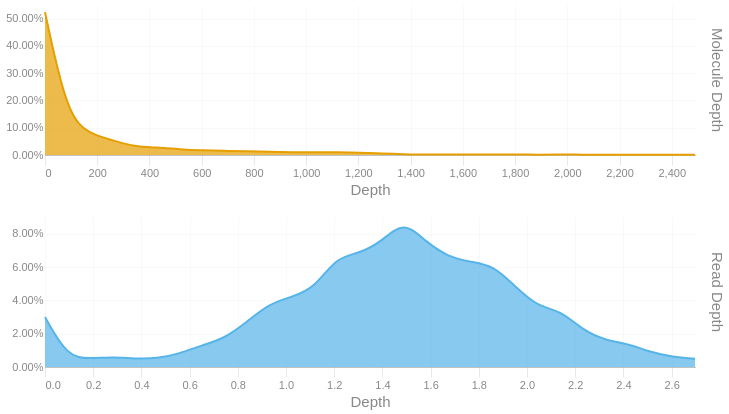

Notebook code cell kept with this figure:
### Code cell
readdep = depth_hist(tb['Read Depth'], q99, 3)
readdep = readdep.with_columns(pl.lit('Read Depth').alias('Metric'))
if not SKIPLR:
    moldep = depth_hist(tb['Molecule Depth'], mol_q99, 1)
    moldep = moldep.with_columns(pl.lit('Molecule Depth').alias('Metric'))
    _hist = pl.concat([readdep, moldep])
    _hist = _hist.filter(pl.col('Proportion') != 0)
    with SafeRender(_hist):
        (
            alt.Chart(_hist)        
            .mark_area(interpolate = "basis")
            .encode(
                x=alt.X('Bin:Q').scale(domainMin=0).axis(alt.Axis(title='Depth')),
                y = alt.Y('Proportion:Q', title = None).axis(format = '.2%'),
                color = alt.Color('Metric:N').legend(None),
                row = alt.Row("Metric:N").header(title = None, labelOrient = 'right'),
                tooltip = [
                    alt.Tooltip("Metric:N", title = "Metric"),
                    alt.Tooltip('Interval:N', title = "Depth Interval"),
                    alt.Tooltip('Proportion:Q', title = "% Alignments").format('.2%')
                ]
            )
            .resolve_scale(x='independent', y='independent')
            .properties(
                height = 150, width = 650,
                usermeta={'embedOptions': {'downloadFileName': f'{samplename}.depth.hist'}}
            )
        ).display()
else:
    readdep = readdep.filter(pl.col('Proportion') != 0)
    with SafeRender(readdep):
        (
            alt.Chart(readdep)        
            .mark_area(interpolate = "basis")
            .encode(
                x=alt.X('Bin:Q').scale(domainMin=0).axis(alt.Axis(title='Depth')),
                y = alt.Y('Proportion:Q', title = None).axis(format = '.2%'),
                tooltip = [
                    alt.Tooltip('Interval:N', title = "Depth Interval"),
                    alt.Tooltip('Proportion:Q', title = "% Alignments").format('.2%')
                ]
            )
            .properties(
                usermeta={'embedOptions': {'downloadFileName': f'{samplename}.depth.hist'}}
            )
        ).display()

### Figure 1 — Vega-Lite specification as saved in the notebook (floating-point values rounded to 4 significant figures)
{"width": 650, "height": 150, "config": {"title": {"anchor": "start", "dy": -15, "fontSize": 18, "color": "#888888", "subtitleColor": "#888888", "subtitleFontSize": 14}, "arc": {"fill": "#0072B2"}, "axis": {"domainColor": "#888888", "domainWidth": 0.5, "gridWidth": 0.2, "grid": false, "titleFontWeight": 400, "titleFontSize": 15, "labelFontSize": 11, "labelColor": "#888888", "tickColor": "#888888", "tickWidth": 0.2, "titleColor": "#888888"}, "axisBand": {"grid": false}, "axisX": {"grid": true, "tickSize": 10, "domainCap": "round"}, "axisY": {"domain": false, "grid": true, "tickSize": 0, "domainCap": "round"}, "background": "transparent", "header": {"labelFontSize": 15, "labelColor": "#888888", "titleFontSize": 15, "titleFontWeight": 600, "titleColor": "#888888"}, "legend": {"labelFont": "sans-serif", "labelFontSize": 12, "labelColor": "#888888", "symbolSize": 100, "symbolType": "circle", "titleFontSize": 12, "titlePadding": 10, "titleColor": "#888888", "title": null}, "range": {"category": ["#E69F00", "#56B4E9", "#009E73", "#F0E442", "#0072B2", "#D55E00", "#CC79A7", "#000000"], "diverging": ["#cfe8f3", "#a2d4ec", "#73bfe2", "#46abdb", "#1696d2", "#12719e"]}, "area": {"fill": "#0072B2", "fillOpacity": 0.7, "line": true, "strokeOpacity": 0.7}, "line": {"color": "#0072B2", "stroke": "#0072B2", "strokeWidth": 2}, "trail": {"color": "#0072B2", "stroke": "#0072B2", "strokeWidth": 0, "size": 1}, "point": {"filled": true, "fillOpacity": 1.0, "size": 95}, "text": {"color": "#888888", "fontSize": 11, "align": "right", "fontWeight": 400, "size": 11}, "bar": {"fill": "#0072B2", "stroke": null}, "view": {"stroke": null, "continuousWidth": 660, "continuousHeight": 400}}, "data": {"name": "data-b7dfefeb985f5053a7ca391b07338bf6"}, "mark": {"type": "area", "interpolate": "basis"}, "encoding": {"color": {"field": "Metric", "legend": null, "type": "nominal"}, "row": {"field": "Metric", "header": {"title": null, "labelOrient": "right"}, "type": "nominal"}, "tooltip": [{"field": "Metric", "title": "Metric", "type": "nominal"}, {"field": "Interval", "title": "Depth Interval", "type": "nominal"}, {"field": "Proportion", "format": ".2%", "title": "% Alignments", "type": "quantitative"}], "x": {"axis": {"title": "Depth"}, "field": "Bin", "scale": {"domainMin": 0}, "type": "quantitative"}, "y": {"axis": {"format": ".2%"}, "field": "Proportion", "title": null, "type": "quantitative"}}, "resolve": {"scale": {"x": "independent", "y": "independent"}}, "usermeta": {"embedOptions": {"downloadFileName": "S1_Musquodoboit_026.depth.hist"}}, "$schema": "https://vega.github.io/schema/vega-lite/v6.1.0.json", "datasets": {"data-b7dfefeb985f5053a7ca391b07338bf6": [{"Bin": 0.0, "Interval": "0.0-0.093", "Proportion": 0.03, "Metric": "Read Depth"}, {"Bin": 0.093, "Interval": "0.093-0.186", "Proportion": 0.006, "Metric": "Read Depth"}, {"Bin": 0.186, "Interval": "0.186-0.279", "Proportion": 0.005, "Metric": "Read Depth"}, {"Bin": 0.279, "Interval": "0.279-0.372", "Proportion": 0.006, "Metric": "Read Depth"}, {"Bin": 0.372, "Interval": "0.372-0.465", "Proportion": 0.005, "Metric": "Read Depth"}, {"Bin": 0.465, "Interval": "0.465-0.558", "Proportion": 0.005, "Metric": "Read Depth"}, {"Bin": 0.558, "Interval": "0.558-0.651", "Proportion": 0.008, "Metric": "Read Depth"}, {"Bin": 0.651, "Interval": "0.651-0.744", "Proportion": 0.013, "Metric": "Read Depth"}, {"Bin": 0.744, "Interval": "0.744-0.837", "Proportion": 0.017, "Metric": "Read Depth"}, {"Bin": 0.837, "Interval": "0.837-0.93", "Proportion": 0.027, "Metric": "Read Depth"}, {"Bin": 0.93, "Interval": "0.93-1.023", "Proportion": 0.038, "Metric": "Read Depth"}, {"Bin": 1.023, "Interval": "1.023-1.116", "Proportion": 0.042, "Metric": "Read Depth"}, {"Bin": 1.116, "Interval": "1.116-1.209", "Proportion": 0.047, "Metric": "Read Depth"}, {"Bin": 1.209, "Interval": "1.209-1.302", "Proportion": 0.066, "Metric": "Read Depth"}, {"Bin": 1.302, "Interval": "1.302-1.395", "Proportion": 0.068, "Metric": "Read Depth"}, {"Bin": 1.395, "Interval": "1.395-1.488", "Proportion": 0.075, "Metric": "Read Depth"}, {"Bin": 1.488, "Interval": "1.488-1.581", "Proportion": 0.088, "Metric": "Read Depth"}, {"Bin": 1.581, "Interval": "1.581-1.674", "Proportion": 0.075, "Metric": "Read Depth"}, {"Bin": 1.674, "Interval": "1.674-1.767", "Proportion": 0.066, "Metric": "Read Depth"}, {"Bin": 1.767, "Interval": "1.767-1.86", "Proportion": 0.063, "Metric": "Read Depth"}, {"Bin": 1.86, "Interval": "1.86-1.953", "Proportion": 0.061, "Metric": "Read Depth"}, {"Bin": 1.953, "Interval": "1.953-2.046", "Proportion": 0.048, "Metric": "Read Depth"}, {"Bin": 2.046, "Interval": "2.046-2.139", "Proportion": 0.036, "Metric": "Read Depth"}, {"Bin": 2.139, "Interval": "2.139-2.232", "Proportion": 0.034, "Metric": "Read Depth"}, {"Bin": 2.232, "Interval": "2.232-2.325", "Proportion": 0.022, "Metric": "Read Depth"}, {"Bin": 2.325, "Interval": "2.325-2.418", "Proportion": 0.016, "Metric": "Read Depth"}, {"Bin": 2.418, "Interval": "2.418-2.511", "Proportion": 0.014, "Metric": "Read Depth"}, {"Bin": 2.511, "Interval": "2.511-2.604", "Proportion": 0.009, "Metric": "Read Depth"}, {"Bin": 2.604, "Interval": "2.604-2.697", "Proportion": 0.006, "Metric": "Read Depth"}, {"Bin": 2.697, "Interval": "2.697-2.79", "Proportion": 0.005, "Metric": "Read Depth"}, {"Bin": 0.0, "Interval": "0.0-85.8", "Proportion": 0.524, "Metric": "Molecule Depth"}, {"Bin": 85.8, "Interval": "85.8-171.7", "Proportion": 0.142, "Metric": "Molecule Depth"}, {"Bin": 171.7, "Interval": "171.7-257.5", "Proportion": 0.076, "Metric": "Molecule Depth"}, {"Bin": 257.5, "Interval": "257.5-343.3", "Proportion": 0.055, "Metric": "Molecule Depth"}, {"Bin": 343.3, "Interval": "343.3-429.1", "Proportion": 0.03, "Metric": "Molecule Depth"}, {"Bin": 429.1, "Interval": "429.1-515.0", "Proportion": 0.028, "Metric": "Molecule Depth"}, {"Bin": 515.0, "Interval": "515.0-600.8", "Proportion": 0.021, "Metric": "Molecule Depth"}, {"Bin": 600.8, "Interval": "600.8-686.6", "Proportion": 0.017, "Metric": "Molecule Depth"}, {"Bin": 686.6, "Interval": "686.6-772.4", "Proportion": 0.015, "Metric": "Molecule Depth"}, {"Bin": 772.4, "Interval": "772.4-858.3", "Proportion": 0.014, "Metric": "Molecule Depth"}, {"Bin": 858.3, "Interval": "858.3-944.1", "Proportion": 0.012, "Metric": "Molecule Depth"}, {"Bin": 944.1, "Interval": "944.1-1029.9", "Proportion": 0.01, "Metric": "Molecule Depth"}, {"Bin": 1030.0, "Interval": "1029.9-1115.7", "Proportion": 0.01, "Metric": "Molecule Depth"}, {"Bin": 1116.0, "Interval": "1115.7-1201.6", "Proportion": 0.01, "Metric": "Molecule Depth"}, {"Bin": 1202.0, "Interval": "1201.6-1287.4", "Proportion": 0.008, "Metric": "Molecule Depth"}, {"Bin": 1287.0, "Interval": "1287.4-1373.2", "Proportion": 0.006, "Metric": "Molecule Depth"}, {"Bin": 1373.0, "Interval": "1373.2-1459.0", "Proportion": 0.003, "Metric": "Molecule Depth"}, {"Bin": 1459.0, "Interval": "1459.0-1544.9", "Proportion": 0.001, "Metric": "Molecule Depth"}, {"Bin": 1545.0, "Interval": "1544.9-1630.7", "Proportion": 0.002, "Metric": "Molecule Depth"}, {"Bin": 1631.0, "Interval": "1630.7-1716.5", "Proportion": 0.002, "Metric": "Molecule Depth"}, {"Bin": 1716.0, "Interval": "1716.5-1802.3", "Proportion": 0.002, "Metric": "Molecule Depth"}, {"Bin": 1802.0, "Interval": "1802.3-1888.2", "Proportion": 0.002, "Metric": "Molecule Depth"}, {"Bin": 1888.0, "Interval": "1888.2-1974.0", "Proportion": 0.001, "Metric": "Molecule Depth"}, {"Bin": 1974.0, "Interval": "1974.0-2059.8", "Proportion": 0.002, "Metric": "Molecule Depth"}, {"Bin": 2060.0, "Interval": "2059.8-2145.6", "Proportion": 0.001, "Metric": "Molecule Depth"}, {"Bin": 2146.0, "Interval": "2145.6-2231.5", "Proportion": 0.001, "Metric": "Molecule Depth"}, {"Bin": 2232.0, "Interval": "2231.5-2317.3", "Proportion": 0.001, "Metric": "Molecule Depth"}, {"Bin": 2317.0, "Interval": "2317.3-2403.1", "Proportion": 0.001, "Metric": "Molecule Depth"}, {"Bin": 2403.0, "Interval": "2403.1-2489.0", "Proportion": 0.001, "Metric": "Molecule Depth"}, {"Bin": 2489.0, "Interval": "2489.0-2574.78", "Proportion": 0.001, "Metric": "Molecule Depth"}]}}
